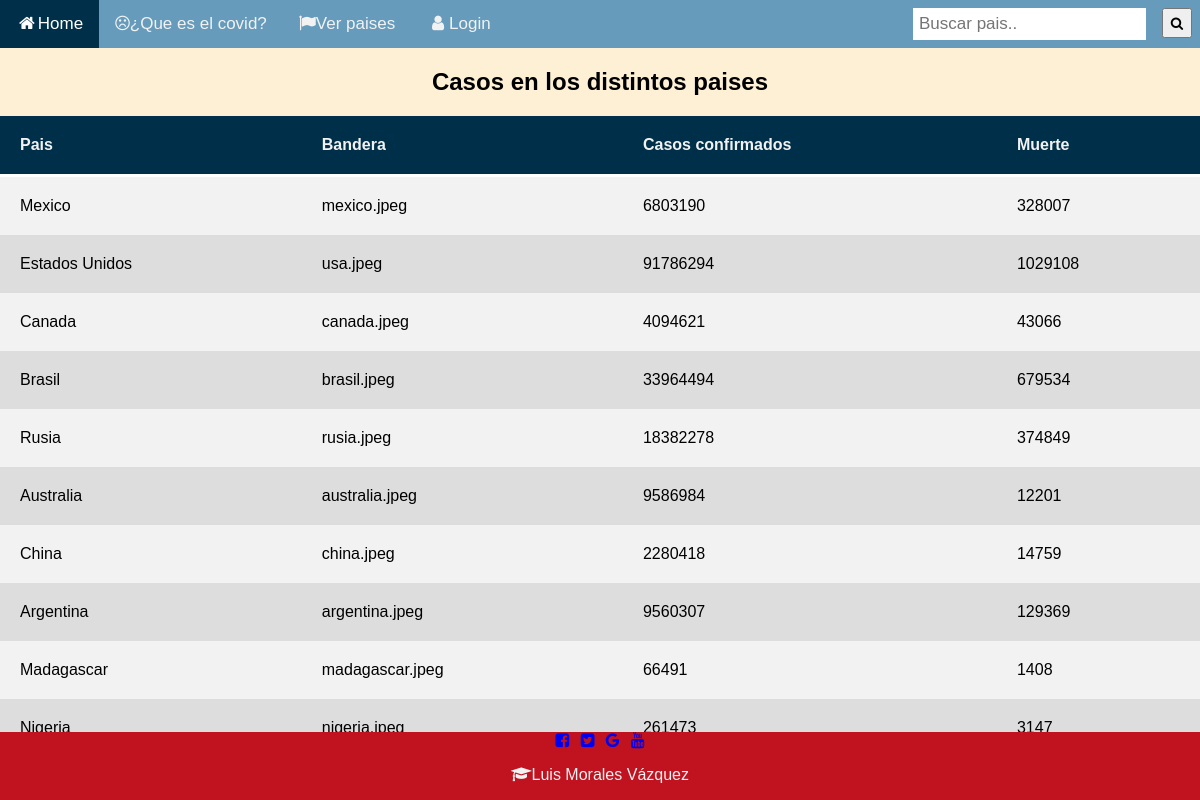
Page /verpais.php on the committed database.
### tables this page shows
CREATE TABLE `casos_paises` (
  `pais` varchar(100) NOT NULL,
  `bandera` varchar(100) NOT NULL,
  `casos_confirmados` int(11) NOT NULL,
  `muertes` int(11) NOT NULL
);

### verpais.php (the view, shortened to what this page needs)
<?php
include("conexion.php");
$buscar = $_POST['buscar'];
$usuarios = "SELECT pais, bandera, casos_confirmados, muertes FROM casos_paises WHERE pais like '$buscar' '%'";
?>
<!DOCTYPE html>
<html>
<head>
	<link rel="stylesheet" type="text/css" href="diseño.css">
	<link rel="stylesheet" type="text/css" href="fonts.css"></link>
	<link rel="stylesheet" href="https://cdnjs.cloudflare.com/ajax/libs/font-awesome/4.7.0/css/font-awesome.min.css">
	<link rel="stylesheet" href="https://i.icomoon.io/public/temp/476e9b5772/UntitledProject/style.css">
</head>
<body>
	<div class="topnav" id="myTopnav">
  		<a href="index.html" class="active"><i class="fa fa-fw fa-home"></i>Home</a>
  		<a href="covid.html"><i class="fa fa-frown-o" aria-hidden="true"></i>¿Que es el covid?</a>
  		<a href="ver.php"><i class="fa fa-flag" aria-hidden="true"></i>Ver paises</a>
  		<a href="login.html"><i class="fa fa-fw fa-user"></i>Login</a>
  		<form action="verpais.php" method="POST">
  		<button style="float: right; margin-top: 8px; width: 30px; height: 30px; margin-right: 8px;" type="submit" value="buscar">
  		</form>
  		<i class="fa fa-search" aria-hidden="true"></i></button>
  		<input type="text" placeholder="Buscar pais.." name="buscar" id="">
	</div>
	<center>
	<h2>Casos en los distintos paises</h2>
	<table>
		<thead>
  		<tr>
    		<th>Pais</th>
    		<th>Bandera</th>
    		<th>Casos confirmados</th>
    		<th>Muerte</th>
  		</tr>
  		</thead>
  		<?php $resultado = mysqli_query($conexion, $usuarios);
  		while($row = mysqli_fetch_assoc($resultado)) { ?>
  		<tr>
    		<td>
    			<?php
    			echo $row["pais"];
    			?>
    		</td>
    		<td>
    			<?php
    			echo $row["bandera"];
    			?>
    		</td>
    		<td>
    			<?php
    			echo $row["casos_confirmados"];
    			?>
    		</td>
    		<td>
    			<?php
    			echo $row["muertes"];
    			?>
    		</td>
  		</tr>
      <?php } mysqli_free_result($resultado);?>
	</center>
<footer>
	<div class="footer">
			<div >
				<a href="https://www.facebook.com/ITESGUANAJUATO/" target="_blank"><i class="fa fa-fw fa-facebook-square"></i></a>
				<a href="https://twitter.com/itesg_oficial?s=21" target="_blank"><i class="fa fa-fw fa-twitter-square"></i></a>
				<a href="https://www.itesg.edu.mx" target="_blank"><i class="fa fa-fw fa-google"></i></a>
				<a href="https://www.youtube.com/channel/UCJ2Oylxn_HLNMRmNF4XQrZw" target="_blank"><i class="fa fa-fw fa-youtube"></i></a>
			</div>
  			<p><i class="fa fa-fw fa-graduation-cap"></i>Luis Morales Vázquez</p>
		</div>
</footer>
</body>
</html>

### diseño.css (style rules this page uses)
body { margin: 0; font-family: Arial, Helvetica, sans-serif; background-color: #FDF0D5; }
.topnav { overflow: hidden; background-color: #669BBC; }
.topnav a { float: left; display: block; color: #f2f2f2; text-align: center; padding: 14px 16px; text-decoration: none; font-size: 17px; }
.topnav a.active { background-color: #003049; color: white; }
.topnav input[type=text] { float: right; padding: 6px; border: none; margin-top: 8px; margin-right: 16px; font-size: 17px; }
.footer { position: fixed; left: 0; bottom: 0; width: 100%; background-color: #C1121F; color: #f2f2f2; text-align: center; }
table { background-color: #f2f2f2; text-align: left; border-collapse: collapse; width: 100%; }
th, td { padding: 20px; }
thead { background-color: #003049; border-bottom: solid 3px white; color: #f2f2f2; }
tr:nth-child(even) { background-color: #ddd; }

### rows in the picture
casos_paises: pais "Mexico", bandera "mexico.jpeg", casos_confirmados "6803190", muertes "328007"
casos_paises: pais "Estados Unidos", bandera "usa.jpeg", casos_confirmados "91786294", muertes "1029108"
casos_paises: pais "Canada", bandera "canada.jpeg", casos_confirmados "4094621", muertes "43066"
casos_paises: pais "Brasil", bandera "brasil.jpeg", casos_confirmados "33964494", muertes "679534"
casos_paises: pais "Rusia", bandera "rusia.jpeg", casos_confirmados "18382278", muertes "374849"
casos_paises: pais "Australia", bandera "australia.jpeg", casos_confirmados "9586984", muertes "12201"
casos_paises: pais "China", bandera "china.jpeg", casos_confirmados "2280418", muertes "14759"
casos_paises: pais "Argentina", bandera "argentina.jpeg", casos_confirmados "9560307", muertes "129369"
casos_paises: pais "Madagascar", bandera "madagascar.jpeg", casos_confirmados "66491", muertes "1408"
casos_paises: pais "Nigeria", bandera "nigeria.jpeg", casos_confirmados "261473", muertes "3147"
